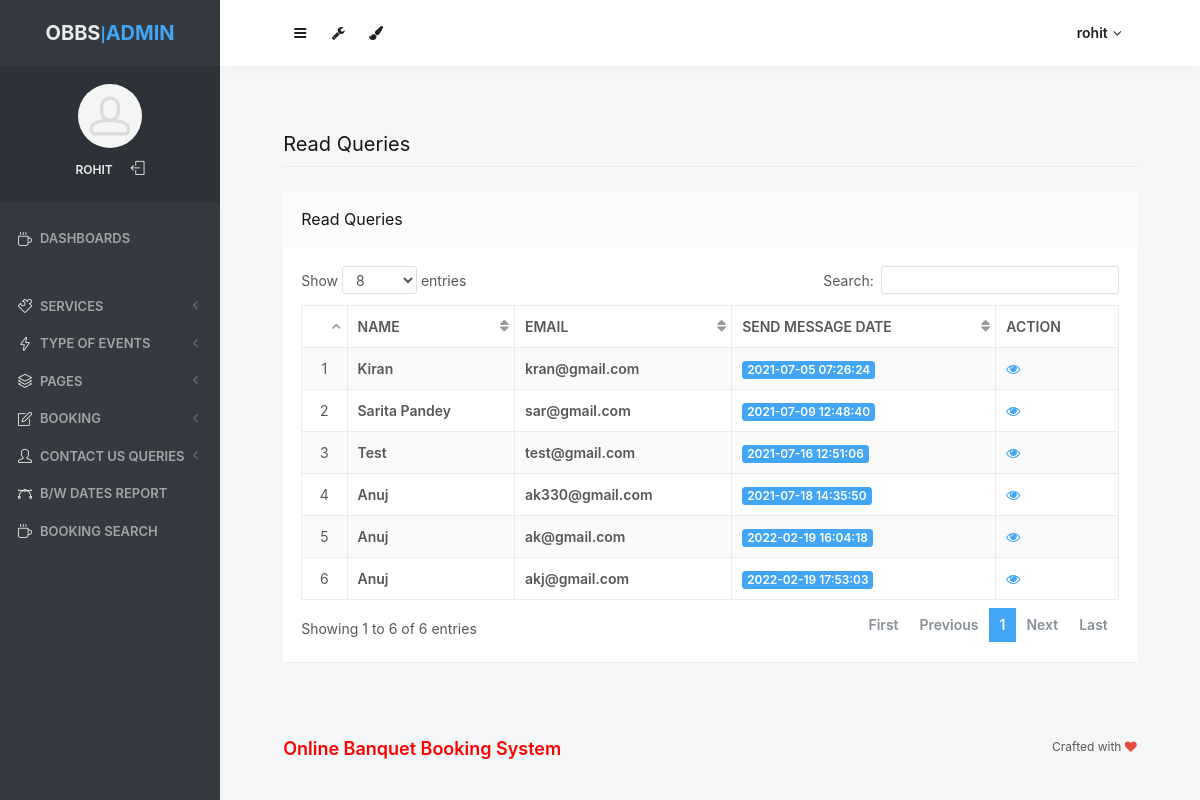
The page /weds/admin/read-queries.php (signed in) on the database its author committed.
### tables this page shows
CREATE TABLE `tblcontact` (
  `ID` int(10) NOT NULL,
  `Name` varchar(200) DEFAULT NULL,
  `Email` varchar(200) DEFAULT NULL,
  `Message` mediumtext DEFAULT NULL,
  `EnquiryDate` timestamp NOT NULL DEFAULT current_timestamp(),
  `IsRead` int(5) DEFAULT NULL
);

### weds/admin/read-queries.php (the view, shortened to what this page needs)
<?php
include('includes/dbconnection.php');
if (strlen($_SESSION['odmsaid']==0)) {
  header('location:logout.php');
  } else{
  ?>
<!doctype html>
<html lang="en" class="no-focus">
    <head>
        <link rel="stylesheet" href="assets/js/plugins/datatables/dataTables.bootstrap4.min.css">
        <link rel="stylesheet" id="css-main" href="assets/css/codebase.min.css">
    </head>
    <body>
        <div id="page-container" class="sidebar-o sidebar-inverse side-scroll page-header-fixed main-content-narrow">
           <?php include_once('includes/sidebar.php');?>
          <?php include_once('includes/header.php');?>
            <main id="main-container">
                <div class="content">
                    <h2 class="content-heading">Read Queries</h2>
                    <div class="block">
                        <div class="block-header block-header-default">
                            <h3 class="block-title">Read Queries</h3>
                        </div>
                        <div class="block-content block-content-full">
                            <table class="table table-bordered table-striped table-vcenter js-dataTable-full-pagination">
                                <thead>
                                    <tr>
                                        <th class="text-center"></th>
                                        <th class="d-none d-sm-table-cell">Name</th>
                                        <th class="d-none d-sm-table-cell">Email</th>
                                        <th class="d-none d-sm-table-cell">Send Message Date</th>
                                        <th class="d-none d-sm-table-cell" style="width: 15%;">Action</th>
                                       </tr>
                                </thead>
                                <tbody>
                                    <?php
$sql="SELECT * from tblcontact where IsRead='1'";
$query = $dbh -> prepare($sql);
$query->execute();
$results=$query->fetchAll(PDO::FETCH_OBJ);
$cnt=1;
if($query->rowCount() > 0)
{
foreach($results as $row)
{               ?>
                                    <tr>
                                        <td class="text-center"><?php echo htmlentities($cnt);?></td>
                                        <td class="font-w600"><?php  echo htmlentities($row->Name);?></td>
                                        <td class="font-w600"><?php  echo htmlentities($row->Email);?></td>
                                        <td class="font-w600">
                                            <span class="badge badge-primary"><?php  echo htmlentities($row->EnquiryDate);?></span>
                                        </td>
                                         <td class="d-none d-sm-table-cell"><a href="view-user-queries.php?viewid=<?php echo htmlentities ($row->ID);?>"><i class="fa fa-eye" aria-hidden="true"></i></a></td>
                                    </tr>
                                <?php $cnt=$cnt+1;}} ?>
                                </tbody>
                            </table>
                        </div>
                    </div>
                </div>
            </main>
           <?php include_once('includes/footer.php');?>
        </div>
    </body>
</html>
<?php }  ?>

### weds/admin/includes/sidebar.php (shortened to what this page needs)
     <?php
include('includes/dbconnection.php');
if (strlen($_SESSION['odmsaid']==0)) {
  header('location:logout.php');
  } else{
  ?>
   <nav id="sidebar">
                <div id="sidebar-scroll">
                    <div class="sidebar-content">
                        <div class="content-header content-header-fullrow px-15">
                            <div class="content-header-section text-center align-parent sidebar-mini-hidden">
                                <div class="content-header-item">
                                    <a class="link-effect font-w700" href="dashboard.php">
                                        <span class="font-size-xl text-dual-primary-dark">OBBS</span>|<span class="font-size-xl text-primary">ADMIN</span>
                                    </a>
                                </div>
                            </div>
                        </div>
                        <div class="content-side content-side-full content-side-user px-10 align-parent">
                            <div class="sidebar-mini-hidden-b text-center">
                                <a class="img-link" href="dashboard.php">
                                    <img class="img-avatar" src="assets/img/avatars/avatar15.jpg" alt="">
                                </a>
                                <ul class="list-inline mt-10">
                                    <?php
$aid=$_SESSION['odmsaid'];
$sql="SELECT AdminName from  tbladmin where ID=:aid";
$query = $dbh -> prepare($sql);
$query->bindParam(':aid',$aid,PDO::PARAM_STR);
$query->execute();
$results=$query->fetchAll(PDO::FETCH_OBJ);
$cnt=1;
if($query->rowCount() > 0)
{
foreach($results as $row)
{               ?>
                                    <li class="list-inline-item">
                                        <a class="link-effect text-dual-primary-dark font-size-xs font-w600 text-uppercase" href="admin-profile.php"><?php  echo $row->AdminName;?></a>
                                    </li><?php $cnt=$cnt+1;}} ?>
                                    <li class="list-inline-item">
                                        <a class="link-effect text-dual-primary-dark" href="logout.php">
                                            <i class="si si-logout"></i>
                                        </a>
                                    </li>
                                </ul>
                            </div>
                        </div>
                        <div class="content-side content-side-full">
                            <ul class="nav-main">
                                <li class="open">
                                    <a href="dashboard.php"><i class="si si-cup"></i><span class="sidebar-mini-hide">Dashboards</span></a>
                                </li>
                                <li class="nav-main-heading"><span class="sidebar-mini-visible">UI</span><span class="sidebar-mini-hidden"></span></li>
                                <li>
                                    <a class="nav-submenu" data-toggle="nav-submenu"><i class="si si-puzzle"></i><span class="sidebar-mini-hide"></span>Services</a>
                                </li>
                                <li>
                                    <a class="nav-submenu" data-toggle="nav-submenu" href="#"><i class="si si-energy"></i><span class="sidebar-mini-hide">Type of Events</span></a>
                                </li>
                                <li>
                                    <a class="nav-submenu" data-toggle="nav-submenu" href="#"><i class="si si-layers"></i><span class="sidebar-mini-hide">Pages</span></a>
                                </li>
                                <li>
                                    <a class="nav-submenu" data-toggle="nav-submenu" href="#"><i class="si si-note"></i><span class="sidebar-mini-hide">Booking</span></a>
                                </li>
                                <li>
                                    <a class="nav-submenu" data-toggle="nav-submenu" href="#"><i class="si si-user"></i><span class="sidebar-mini-hide">Contact Us Queries</span></a>
                                </li>
                                <li>
                                    <a  href="between-dates-report.php"><i class="si si-vector"></i><span class="sidebar-mini-hide">B/w Dates Report</span></a>
                                </li>
                     <li>
                                    <a href="booking-search.php"><i class="si si-cup"></i><span class="sidebar-mini-hide">Booking Search</span></a>
                                </li>
                            </ul>
                        </div>
                    </div>
                </div>
            </nav>
           <?php }  ?>

### weds/admin/includes/header.php (shortened to what this page needs)
   <?php
include('includes/dbconnection.php');
if (strlen($_SESSION['odmsaid']==0)) {
  header('location:logout.php');
  } else{
  ?>
            <header id="page-header">
                <div class="content-header">
                    <div class="content-header-section">
                        <button type="button" class="btn btn-circle btn-dual-secondary" data-toggle="layout" data-action="sidebar_toggle">
                            <i class="fa fa-navicon"></i>
                        </button>
                        <div class="btn-group" role="group">
                            <button type="button" class="btn btn-circle btn-dual-secondary" id="page-header-options-dropdown" data-toggle="dropdown" aria-haspopup="true" aria-expanded="false">
                                <i class="fa fa-wrench"></i>
                            </button>
                        </div>
                        <div class="btn-group" role="group">
                            <button type="button" class="btn btn-circle btn-dual-secondary" id="page-header-themes-dropdown" data-toggle="dropdown" aria-haspopup="true" aria-expanded="false">
                                <i class="fa fa-paint-brush"></i>
                            </button>
                        </div>
                    </div>
                    <div class="content-header-section">
                        <div class="btn-group" role="group">
                            <?php
$aid=$_SESSION['odmsaid'];
$sql="SELECT AdminName from  tbladmin where ID=:aid";
$query = $dbh -> prepare($sql);
$query->bindParam(':aid',$aid,PDO::PARAM_STR);
$query->execute();
$results=$query->fetchAll(PDO::FETCH_OBJ);
$cnt=1;
if($query->rowCount() > 0)
{
foreach($results as $row)
{               ?>
                            <button type="button" class="btn btn-rounded btn-dual-secondary" id="page-header-user-dropdown" data-toggle="dropdown" aria-haspopup="true" aria-expanded="false">
                                <?php  echo $row->AdminName;?><i class="fa fa-angle-down ml-5"></i>
                            </button>
                            <?php $cnt=$cnt+1;}} ?>
                        </div>
                    </div>
                </div>
            </header>
            <?php }  ?>

### rows shown on the page
tblcontact: Name "Kiran", Email "kran@gmail.com", EnquiryDate "2021-07-05 07:26:24"
tblcontact: Name "Sarita Pandey", Email "sar@gmail.com", EnquiryDate "2021-07-09 12:48:40"
tblcontact: Name "Test", Email "test@gmail.com", EnquiryDate "2021-07-16 12:51:06"
tblcontact: Name "Anuj", Email "ak330@gmail.com", EnquiryDate "2021-07-18 14:35:50"
tblcontact: Name "Anuj", Email "ak@gmail.com", EnquiryDate "2022-02-19 16:04:18"
tblcontact: Name "Anuj", Email "akj@gmail.com", EnquiryDate "2022-02-19 17:53:03"

### other values the page prints
$row->AdminName "ROHIT"
$row->AdminName "rohit"
